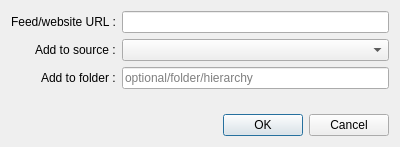
<?xml version="1.0" encoding="UTF-8"?>
<ui version="4.0">
 <class>DialogAddFeed</class>
 <widget class="QDialog" name="DialogAddFeed">
  <property name="geometry">
   <rect>
    <x>0</x>
    <y>0</y>
    <width>400</width>
    <height>147</height>
   </rect>
  </property>
  <property name="minimumSize">
   <size>
    <width>400</width>
    <height>0</height>
   </size>
  </property>
  <property name="maximumSize">
   <size>
    <width>600</width>
    <height>147</height>
   </size>
  </property>
  <property name="windowTitle">
   <string>Add feed</string>
  </property>
  <layout class="QVBoxLayout" name="verticalLayout">
   <item>
    <layout class="QFormLayout" name="formLayout">
     <property name="labelAlignment">
      <set>Qt::AlignRight|Qt::AlignTrailing|Qt::AlignVCenter</set>
     </property>
     <item row="1" column="0">
      <widget class="QLabel" name="labelSource">
       <property name="text">
        <string>Add to source :</string>
       </property>
      </widget>
     </item>
     <item row="1" column="1">
      <widget class="QComboBox" name="comboBoxSource"/>
     </item>
     <item row="0" column="0">
      <widget class="QLabel" name="labelURL">
       <property name="text">
        <string>Feed/website URL :</string>
       </property>
      </widget>
     </item>
     <item row="0" column="1">
      <widget class="QLineEdit" name="lineEditURL"/>
     </item>
     <item row="2" column="0">
      <widget class="QLabel" name="labelAddToFolder">
       <property name="text">
        <string>Add to folder :</string>
       </property>
      </widget>
     </item>
     <item row="2" column="1">
      <widget class="QLineEdit" name="lineEditAddToFolder">
       <property name="placeholderText">
        <string>optional/folder/hierarchy</string>
       </property>
      </widget>
     </item>
    </layout>
   </item>
   <item>
    <widget class="QDialogButtonBox" name="buttonBox">
     <property name="orientation">
      <enum>Qt::Horizontal</enum>
     </property>
     <property name="standardButtons">
      <set>QDialogButtonBox::Cancel|QDialogButtonBox::Ok</set>
     </property>
    </widget>
   </item>
  </layout>
 </widget>
 <tabstops>
  <tabstop>lineEditURL</tabstop>
  <tabstop>comboBoxSource</tabstop>
 </tabstops>
 <resources/>
 <connections>
  <connection>
   <sender>buttonBox</sender>
   <signal>accepted()</signal>
   <receiver>DialogAddFeed</receiver>
   <slot>accept()</slot>
   <hints>
    <hint type="sourcelabel">
     <x>248</x>
     <y>254</y>
    </hint>
    <hint type="destinationlabel">
     <x>157</x>
     <y>274</y>
    </hint>
   </hints>
  </connection>
  <connection>
   <sender>buttonBox</sender>
   <signal>rejected()</signal>
   <receiver>DialogAddFeed</receiver>
   <slot>reject()</slot>
   <hints>
    <hint type="sourcelabel">
     <x>316</x>
     <y>260</y>
    </hint>
    <hint type="destinationlabel">
     <x>286</x>
     <y>274</y>
    </hint>
   </hints>
  </connection>
 </connections>
</ui>
